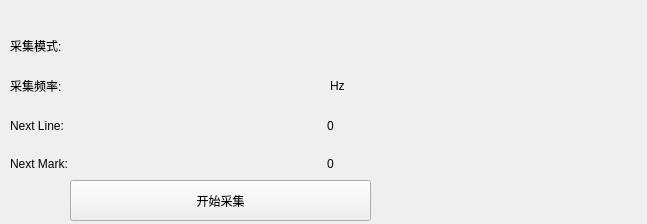
<?xml version="1.0" encoding="UTF-8"?>
<ui version="4.0">
 <class>SimpleDownMenuWidget</class>
 <widget class="QWidget" name="SimpleDownMenuWidget">
  <property name="geometry">
   <rect>
    <x>0</x>
    <y>0</y>
    <width>647</width>
    <height>224</height>
   </rect>
  </property>
  <property name="windowTitle">
   <string>Form</string>
  </property>
  <widget class="QLabel" name="nextMarkDataLabel">
   <property name="geometry">
    <rect>
     <x>250</x>
     <y>148</y>
     <width>161</width>
     <height>31</height>
    </rect>
   </property>
   <property name="text">
    <string>0</string>
   </property>
   <property name="alignment">
    <set>Qt::AlignCenter</set>
   </property>
  </widget>
  <widget class="QLabel" name="nextLineLabel">
   <property name="geometry">
    <rect>
     <x>10</x>
     <y>110</y>
     <width>141</width>
     <height>31</height>
    </rect>
   </property>
   <property name="text">
    <string>Next Line:</string>
   </property>
  </widget>
  <widget class="QLabel" name="surveyModeLabel">
   <property name="geometry">
    <rect>
     <x>10</x>
     <y>30</y>
     <width>171</width>
     <height>31</height>
    </rect>
   </property>
   <property name="text">
    <string>采集模式:</string>
   </property>
  </widget>
  <widget class="QLabel" name="cycleTimeLabel">
   <property name="geometry">
    <rect>
     <x>10</x>
     <y>70</y>
     <width>151</width>
     <height>31</height>
    </rect>
   </property>
   <property name="text">
    <string>采集频率:</string>
   </property>
  </widget>
  <widget class="QPushButton" name="startButton">
   <property name="geometry">
    <rect>
     <x>70</x>
     <y>180</y>
     <width>301</width>
     <height>41</height>
    </rect>
   </property>
   <property name="focusPolicy">
    <enum>Qt::NoFocus</enum>
   </property>
   <property name="text">
    <string>开始采集</string>
   </property>
  </widget>
  <widget class="QLabel" name="cycleTimeUnitLabel">
   <property name="geometry">
    <rect>
     <x>330</x>
     <y>70</y>
     <width>41</width>
     <height>31</height>
    </rect>
   </property>
   <property name="text">
    <string>Hz</string>
   </property>
  </widget>
  <widget class="QLabel" name="nextLineDataLabel">
   <property name="geometry">
    <rect>
     <x>250</x>
     <y>110</y>
     <width>161</width>
     <height>31</height>
    </rect>
   </property>
   <property name="focusPolicy">
    <enum>Qt::NoFocus</enum>
   </property>
   <property name="text">
    <string>0</string>
   </property>
   <property name="alignment">
    <set>Qt::AlignCenter</set>
   </property>
  </widget>
  <widget class="QLabel" name="nextMarkLabel">
   <property name="geometry">
    <rect>
     <x>10</x>
     <y>148</y>
     <width>141</width>
     <height>31</height>
    </rect>
   </property>
   <property name="text">
    <string>Next Mark:</string>
   </property>
  </widget>
 </widget>
 <resources/>
 <connections/>
</ui>
